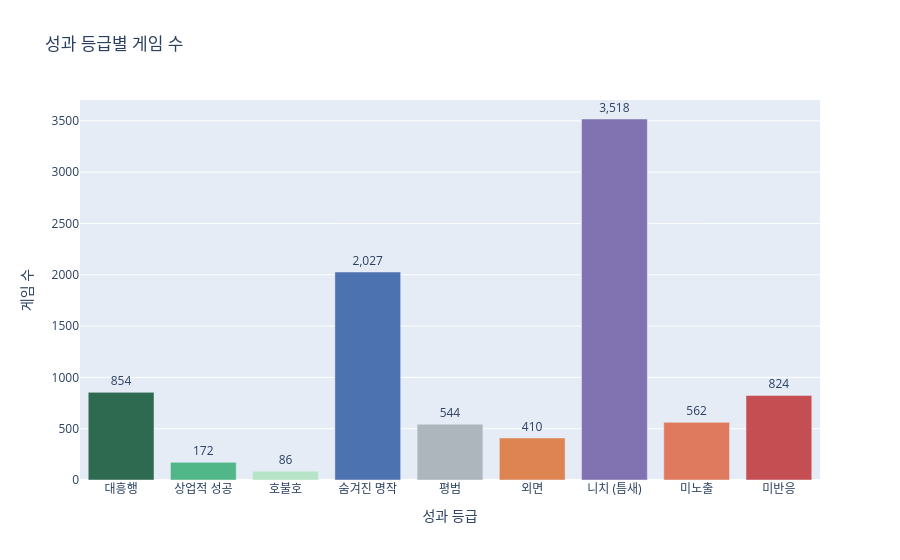

Notebook source saved alongside this figure:
### Code cell
grade_counts = (
    games['performance_grade'].value_counts()
    .reindex(GRADE_ORDER)
    .reset_index()
)
grade_counts.columns = ['grade', 'count']
grade_counts['label'] = grade_counts['grade'].map(GRADE_LABEL)

GRADE_COLOR = {
    'high_high': '#2d6a4f',
    'high_mid' : '#52b788',
    'high_low' : '#b7e4c7',
    'mid_high' : '#4C72B0',
    'mid_mid'  : '#adb5bd',
    'mid_low'  : '#DD8452',
    'low_high' : '#8172B2',
    'low_mid'  : '#e07a5f',
    'low_low'  : '#C44E52',
}

fig = px.bar(
    grade_counts,
    x='label', y='count',
    color='grade',
    color_discrete_map=GRADE_COLOR,
    text='count',
    title='성과 등급별 게임 수',
    labels={'label': '성과 등급', 'count': '게임 수'},
    category_orders={'label': [GRADE_LABEL[g] for g in GRADE_ORDER]},
)
fig.update_traces(texttemplate='%{text:,}', textposition='outside')
fig.update_layout(showlegend=False)
fig.show()

### Figure 1 — Plotly figure (JSON) as saved in the notebook; plotly's stock layout.template omitted (floating-point values rounded to 4 significant figures)
{"data": [{"hovertemplate": "grade=high_high<br>성과 등급=%{x}<br>게임 수=%{text}<extra></extra>", "legendgroup": "high_high", "marker": {"color": "#2d6a4f", "pattern": {"shape": ""}}, "name": "high_high", "orientation": "v", "showlegend": true, "text": [854.0], "textposition": "outside", "texttemplate": "%{text:,}", "type": "bar", "x": ["대흥행"], "xaxis": "x", "y": [854], "yaxis": "y"}, {"hovertemplate": "grade=high_mid<br>성과 등급=%{x}<br>게임 수=%{text}<extra></extra>", "legendgroup": "high_mid", "marker": {"color": "#52b788", "pattern": {"shape": ""}}, "name": "high_mid", "orientation": "v", "showlegend": true, "text": [172.0], "textposition": "outside", "texttemplate": "%{text:,}", "type": "bar", "x": ["상업적 성공"], "xaxis": "x", "y": [172], "yaxis": "y"}, {"hovertemplate": "grade=high_low<br>성과 등급=%{x}<br>게임 수=%{text}<extra></extra>", "legendgroup": "high_low", "marker": {"color": "#b7e4c7", "pattern": {"shape": ""}}, "name": "high_low", "orientation": "v", "showlegend": true, "text": [86.0], "textposition": "outside", "texttemplate": "%{text:,}", "type": "bar", "x": ["호불호"], "xaxis": "x", "y": [86], "yaxis": "y"}, {"hovertemplate": "grade=mid_high<br>성과 등급=%{x}<br>게임 수=%{text}<extra></extra>", "legendgroup": "mid_high", "marker": {"color": "#4C72B0", "pattern": {"shape": ""}}, "name": "mid_high", "orientation": "v", "showlegend": true, "text": [2027.0], "textposition": "outside", "texttemplate": "%{text:,}", "type": "bar", "x": ["숨겨진 명작"], "xaxis": "x", "y": [2027], "yaxis": "y"}, {"hovertemplate": "grade=mid_mid<br>성과 등급=%{x}<br>게임 수=%{text}<extra></extra>", "legendgroup": "mid_mid", "marker": {"color": "#adb5bd", "pattern": {"shape": ""}}, "name": "mid_mid", "orientation": "v", "showlegend": true, "text": [544.0], "textposition": "outside", "texttemplate": "%{text:,}", "type": "bar", "x": ["평범"], "xaxis": "x", "y": [544], "yaxis": "y"}, {"hovertemplate": "grade=mid_low<br>성과 등급=%{x}<br>게임 수=%{text}<extra></extra>", "legendgroup": "mid_low", "marker": {"color": "#DD8452", "pattern": {"shape": ""}}, "name": "mid_low", "orientation": "v", "showlegend": true, "text": [410.0], "textposition": "outside", "texttemplate": "%{text:,}", "type": "bar", "x": ["외면"], "xaxis": "x", "y": [410], "yaxis": "y"}, {"hovertemplate": "grade=low_high<br>성과 등급=%{x}<br>게임 수=%{text}<extra></extra>", "legendgroup": "low_high", "marker": {"color": "#8172B2", "pattern": {"shape": ""}}, "name": "low_high", "orientation": "v", "showlegend": true, "text": [3518.0], "textposition": "outside", "texttemplate": "%{text:,}", "type": "bar", "x": ["니치 (틈새)"], "xaxis": "x", "y": [3518], "yaxis": "y"}, {"hovertemplate": "grade=low_mid<br>성과 등급=%{x}<br>게임 수=%{text}<extra></extra>", "legendgroup": "low_mid", "marker": {"color": "#e07a5f", "pattern": {"shape": ""}}, "name": "low_mid", "orientation": "v", "showlegend": true, "text": [562.0], "textposition": "outside", "texttemplate": "%{text:,}", "type": "bar", "x": ["미노출"], "xaxis": "x", "y": [562], "yaxis": "y"}, {"hovertemplate": "grade=low_low<br>성과 등급=%{x}<br>게임 수=%{text}<extra></extra>", "legendgroup": "low_low", "marker": {"color": "#C44E52", "pattern": {"shape": ""}}, "name": "low_low", "orientation": "v", "showlegend": true, "text": [824.0], "textposition": "outside", "texttemplate": "%{text:,}", "type": "bar", "x": ["미반응"], "xaxis": "x", "y": [824], "yaxis": "y"}], "layout": {"barmode": "relative", "legend": {"title": {"text": "grade"}, "tracegroupgap": 0}, "showlegend": false, "title": {"text": "성과 등급별 게임 수"}, "xaxis": {"anchor": "y", "categoryarray": ["대흥행", "상업적 성공", "호불호", "숨겨진 명작", "평범", "외면", "니치 (틈새)", "미노출", "미반응"], "categoryorder": "array", "domain": [0, 1], "title": {"text": "성과 등급"}}, "yaxis": {"anchor": "x", "domain": [0, 1], "title": {"text": "게임 수"}}}}
